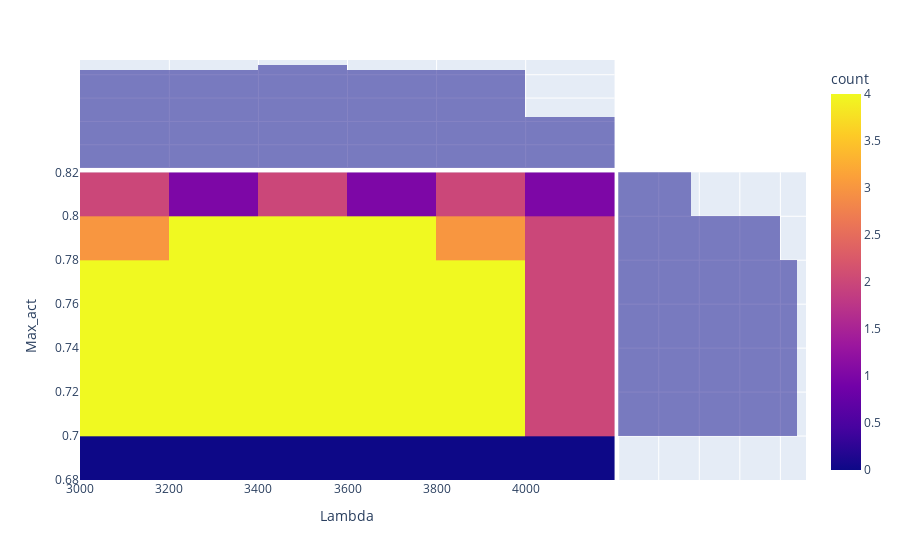

Notebook cell for this chart:
### Code cell
# ZOOM1 PRFDR : 
ZOOM_prfdr = pd.read_csv('ANLSYS2/single_cell/singleZOOM4_PRFDR.csv')

# add std info to csv : 
ZOOMprfdr_std = pd.read_csv('ANLSYS2/single_cell/singleZOOM4_PRFDR_std.csv')

ZOOM_prfdr['speed_std'] = ZOOMprfdr_std.speed
ZOOM_prfdr['persist_std'] = ZOOMprfdr_std.persistance

# Plot
# lambda vs speed,persist
#f, (ax1, ax2) = plt.subplots(1,2,figsize = (15,8))
# fig = px.scatter(ZOOM_prfdr,x = 'Lambda',y = 'speed', color = 'Max_act',size = 'speed_std')
# fig.show()
#fig.update_layout(height=600, width=800, title_text="Side By Side Subplots")
# fig = px.scatter(ZOOM_prfdr,x = 'Lambda',y = 'persistance',color = 'Max_act',size = 'speed_std')
# fig.show()
#     go.scatterplot(x = 'Lambda',y = 'persistance',hue = 'Max_act',size = 'speed_std',data = ZOOM_prfdr, ax = ax2, legend = 'full')
# #sns.lineplot(x = 'Lambda',y = 'speed', hue = 'Max_act',data = ZOOM_prfdr, ax = ax1,legend = 'full')
# #sns.lineplot(x = 'Lambda',y = 'persistance',hue = 'Max_act',data = ZOOM_prfdr, ax = ax2, legend = 'full')
# ax1.plot(range(2500,4000),[2.57] * 1500,c = 'r')
# ax2.plot(range(2500,4000),[12.68] * 1500,c = 'r')
# plt.show()
# filter df on values near real cells : 
# filter_df = act_df[2.5 < act_df.speed]
# filter_df = act_df[act_df.speed < 2.6]
filter_df = ZOOM_prfdr[12.5 < ZOOM_prfdr.persistance]
filter_df = ZOOM_prfdr[ZOOM_prfdr.persistance < 12.8]
print(filter_df.Lambda.unique(),filter_df.Max_act.unique())


fig = px.density_heatmap(filter_df, x="Lambda", y="Max_act", marginal_x="histogram", marginal_y="histogram")
fig.show()#,nbinsx = 300,nbinsy = 8
# fig = make_subplots(rows=1, cols=2)
# fig.add_trace(
#     px.scatter(ZOOM_prfdr,x = 'Lambda',y = 'speed', color = 'Max_act',size = 'speed_std'),
#     row = 1,col = 1
# )

# fig.add_trace(
#     px.scatter(ZOOM_prfdr,x = 'Lambda',y = 'persistance',color = 'Max_act',size = 'speed_std'),
#     row = 1, col = 2
# )

### Figure 1 — Plotly figure (JSON) as saved in the notebook; plotly's stock layout.template omitted (floating-point values rounded to 4 significant figures)
{"data": [{"coloraxis": "coloraxis", "hoverlabel": {"namelength": 0}, "hovertemplate": "Lambda=%{x}<br>Max_act=%{y}<br>count=%{z}", "name": "", "type": "histogram2d", "x": [3800, 3800, 3700, 3100, 3500, 3600, 3100, 3600, 3600, 3200, 3300, 3900, 3800, 3700, 3000, 3600, 3000, 3200, 3300, 4000, 3500, 3100, 3100, 3400, 3200, 3600, 3800, 3900, 3900, 3400, 3900, 3500, 3800, 3000, 4000, 3300, 3200, 4000, 3700, 3100, 3500, 3800, 3600, 3000, 4000, 3800, 3900, 3700, 3000, 3400, 3700, 3700, 3200, 3400, 3400, 3800, 3100, 3200, 3100, 3100, 4000, 4000, 3400, 3700, 3300, 3700, 3200, 3300, 3700, 3900, 3200, 3500, 3500, 3100, 3600, 3300, 4000, 3900, 3400, 3100, 4000, 3500, 3900, 3400, 3700, 3600, 3300, 3300, 3700, 3500, 3000, 3000, 4000, 3900, 3600, 3000, 3900, 3800, 3300, 3400, 3400, 3000, 4000, 3100, 3200, 3400, 3900, 3500, 3500, 3200, 3500, 4000, 3600, 3000, 3300, 3800, 3200], "xaxis": "x", "xbingroup": "x", "y": [0.8, 0.77, 0.77, 0.75, 0.8, 0.76, 0.77, 0.78, 0.71, 0.75, 0.78, 0.74, 0.74, 0.74, 0.72, 0.72, 0.8, 0.77, 0.77, 0.74, 0.71, 0.73, 0.76, 0.78, 0.74, 0.79, 0.71, 0.77, 0.8, 0.77, 0.78, 0.7, 0.7, 0.77, 0.73, 0.75, 0.78, 0.75, 0.73, 0.8, 0.75, 0.73, 0.7, 0.78, 0.77, 0.76, 0.75, 0.76, 0.76, 0.75, 0.78, 0.71, 0.8, 0.72, 0.79, 0.72, 0.79, 0.73, 0.74, 0.7, 0.78, 0.8, 0.76, 0.75, 0.72, 0.7, 0.79, 0.79, 0.79, 0.73, 0.7, 0.76, 0.73, 0.71, 0.77, 0.76, 0.79, 0.79, 0.73, 0.78, 0.71, 0.77, 0.72, 0.71, 0.8, 0.74, 0.7, 0.73, 0.72, 0.78, 0.74, 0.7, 0.7, 0.71, 0.73, 0.75, 0.76, 0.75, 0.71, 0.7, 0.74, 0.71, 0.76, 0.72, 0.76, 0.81, 0.7, 0.74, 0.72, 0.71, 0.79, 0.72, 0.75, 0.73, 0.74, 0.78, 0.72], "yaxis": "y", "ybingroup": "y"}, {"alignmentgroup": "True", "bingroup": "x", "hoverlabel": {"namelength": 0}, "hovertemplate": "Lambda=%{x}<br>count=%{y}", "legendgroup": "", "marker": {"color": "#0d0887"}, "name": "", "offsetgroup": "", "opacity": 0.5, "showlegend": false, "type": "histogram", "x": [3800, 3800, 3700, 3100, 3500, 3600, 3100, 3600, 3600, 3200, 3300, 3900, 3800, 3700, 3000, 3600, 3000, 3200, 3300, 4000, 3500, 3100, 3100, 3400, 3200, 3600, 3800, 3900, 3900, 3400, 3900, 3500, 3800, 3000, 4000, 3300, 3200, 4000, 3700, 3100, 3500, 3800, 3600, 3000, 4000, 3800, 3900, 3700, 3000, 3400, 3700, 3700, 3200, 3400, 3400, 3800, 3100, 3200, 3100, 3100, 4000, 4000, 3400, 3700, 3300, 3700, 3200, 3300, 3700, 3900, 3200, 3500, 3500, 3100, 3600, 3300, 4000, 3900, 3400, 3100, 4000, 3500, 3900, 3400, 3700, 3600, 3300, 3300, 3700, 3500, 3000, 3000, 4000, 3900, 3600, 3000, 3900, 3800, 3300, 3400, 3400, 3000, 4000, 3100, 3200, 3400, 3900, 3500, 3500, 3200, 3500, 4000, 3600, 3000, 3300, 3800, 3200], "xaxis": "x3", "yaxis": "y3"}, {"alignmentgroup": "True", "bingroup": "y", "hoverlabel": {"namelength": 0}, "hovertemplate": "Max_act=%{y}<br>count=%{x}", "legendgroup": "", "marker": {"color": "#0d0887"}, "name": "", "offsetgroup": "", "opacity": 0.5, "showlegend": false, "type": "histogram", "xaxis": "x2", "y": [0.8, 0.77, 0.77, 0.75, 0.8, 0.76, 0.77, 0.78, 0.71, 0.75, 0.78, 0.74, 0.74, 0.74, 0.72, 0.72, 0.8, 0.77, 0.77, 0.74, 0.71, 0.73, 0.76, 0.78, 0.74, 0.79, 0.71, 0.77, 0.8, 0.77, 0.78, 0.7, 0.7, 0.77, 0.73, 0.75, 0.78, 0.75, 0.73, 0.8, 0.75, 0.73, 0.7, 0.78, 0.77, 0.76, 0.75, 0.76, 0.76, 0.75, 0.78, 0.71, 0.8, 0.72, 0.79, 0.72, 0.79, 0.73, 0.74, 0.7, 0.78, 0.8, 0.76, 0.75, 0.72, 0.7, 0.79, 0.79, 0.79, 0.73, 0.7, 0.76, 0.73, 0.71, 0.77, 0.76, 0.79, 0.79, 0.73, 0.78, 0.71, 0.77, 0.72, 0.71, 0.8, 0.74, 0.7, 0.73, 0.72, 0.78, 0.74, 0.7, 0.7, 0.71, 0.73, 0.75, 0.76, 0.75, 0.71, 0.7, 0.74, 0.71, 0.76, 0.72, 0.76, 0.81, 0.7, 0.74, 0.72, 0.71, 0.79, 0.72, 0.75, 0.73, 0.74, 0.78, 0.72], "yaxis": "y2"}], "layout": {"barmode": "overlay", "coloraxis": {"colorbar": {"title": {"text": "count"}}, "colorscale": [[0, "#0d0887"], [0.1111, "#46039f"], [0.2222, "#7201a8"], [0.3333, "#9c179e"], [0.4444, "#bd3786"], [0.5556, "#d8576b"], [0.6667, "#ed7953"], [0.7778, "#fb9f3a"], [0.8889, "#fdca26"], [1, "#f0f921"]]}, "legend": {"tracegroupgap": 0}, "margin": {"t": 60}, "xaxis": {"anchor": "y", "domain": [0, 0.7363], "title": {"text": "Lambda"}}, "xaxis2": {"anchor": "y2", "domain": [0.7413, 1], "matches": "x2", "showgrid": true, "showline": false, "showticklabels": false, "ticks": ""}, "xaxis3": {"anchor": "y3", "domain": [0, 0.7363], "matches": "x", "showgrid": true, "showticklabels": false}, "xaxis4": {"anchor": "y4", "domain": [0.7413, 1], "matches": "x2", "showgrid": true, "showline": false, "showticklabels": false, "ticks": ""}, "yaxis": {"anchor": "x", "domain": [0, 0.7326], "title": {"text": "Max_act"}}, "yaxis2": {"anchor": "x2", "domain": [0, 0.7326], "matches": "y", "showgrid": true, "showticklabels": false}, "yaxis3": {"anchor": "x3", "domain": [0.7426, 1], "matches": "y3", "showgrid": true, "showline": false, "showticklabels": false, "ticks": ""}, "yaxis4": {"anchor": "x4", "domain": [0.7426, 1], "matches": "y3", "showgrid": true, "showline": false, "showticklabels": false, "ticks": ""}}}
